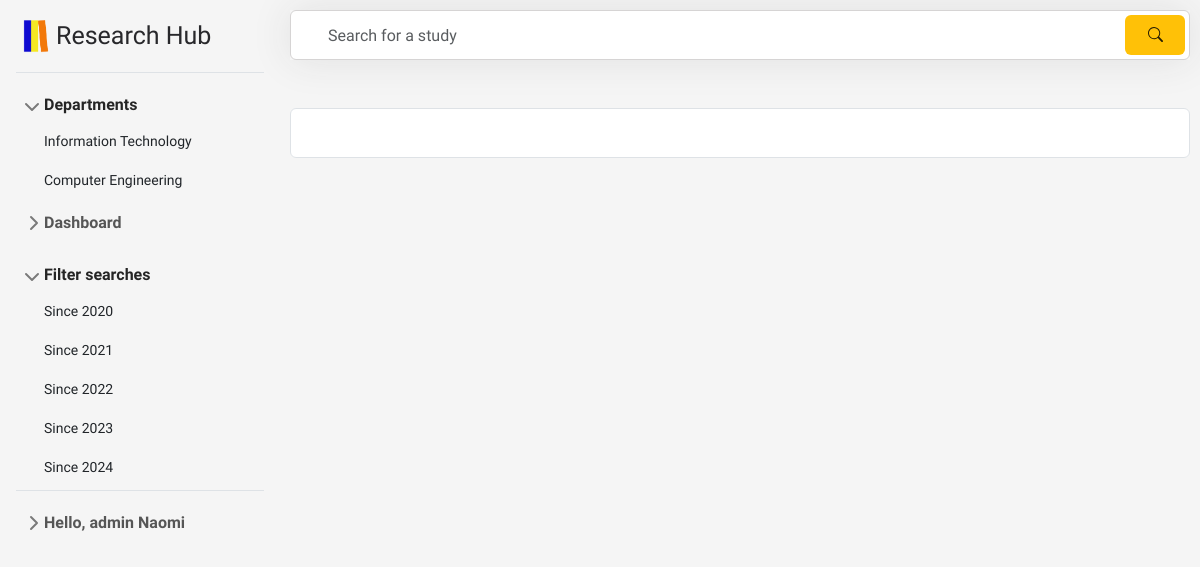
Page /f/admin/aDashboard.php (signed in) on the earlier database version.
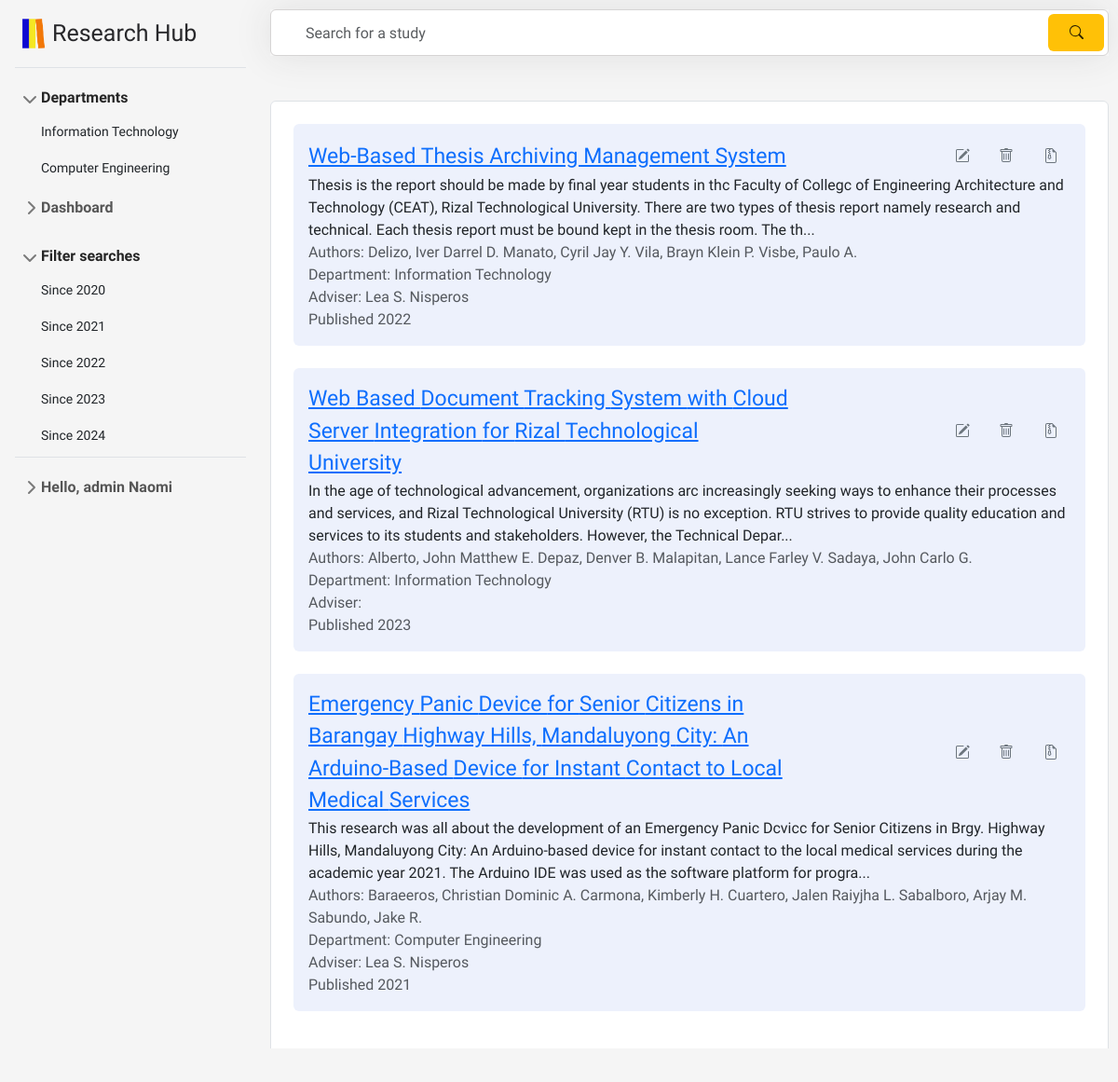
Same page on the later database version.
### tables this page shows
CREATE TABLE `studies` (
  `id` int(11) NOT NULL,
  `title` longtext NOT NULL,
  `authors` varchar(500) NOT NULL,
  `abstract` varchar(2000) NOT NULL,
  `year` varchar(5) NOT NULL,
  `adviser` varchar(30) NOT NULL,
  `dept` varchar(50) NOT NULL,
  `filename` varchar(255) NOT NULL,
  `keywords` longtext NOT NULL
);

### f/admin/aDashboard.php (the view, shortened to what this page needs)
<?php
    include '../includes/header.php';
    include '../includes/sidebarAdmin.php';
    echo "<link rel='stylesheet' type='text/css' href='../css/aDashStyle.css'>";
    echo "<link rel='stylesheet' type='text/css' href='../css/scrollbar.css'>";
    $pdo = new PDO("mysql:host=127.0.0.1; dbname=hub", "root", "");
    try {
        $stmt = $pdo->prepare("SELECT * FROM `studies`");
        $stmt->execute();
        $studies = $stmt->fetchAll(PDO::FETCH_ASSOC);
    } catch (PDOException $e) {
        echo $e->getMessage();
    }
    $studiesPerPage = 10;
    $currentPage = isset($_GET['page']) ? intval($_GET['page']) : 1;
    $offset = ($currentPage - 1) * $studiesPerPage;
    try {
        if (isset($_GET['search'])) {
            $search = '%' . $_GET['search'] . '%';
            $stmt = $pdo->prepare("SELECT * FROM `studies` WHERE title LIKE :search LIMIT :limit OFFSET :offset");
            $stmt->bindValue(':search', $search, PDO::PARAM_STR);
        } else {
            $stmt = $pdo->prepare("SELECT * FROM `studies` LIMIT :limit OFFSET :offset");
        }
        $stmt->bindParam(':limit', $studiesPerPage, PDO::PARAM_INT);
        $stmt->bindParam(':offset', $offset, PDO::PARAM_INT);
        $stmt->execute();
        $studies = $stmt->fetchAll(PDO::FETCH_ASSOC);
    } catch (PDOException $e) {
        echo $e->getMessage();
    }
?>
<div id="content">
    <form class="search" action="" method="GET">
        <input type="text" class="form-control" name="search" placeholder="Search for a study" value="<?php echo isset($_GET['search']) ? htmlspecialchars($_GET['search']) : ''; ?>">
        <button type="submit" class="btn btn-warning">
            <svg xmlns="http://www.w3.org/2000/svg" width="15" height="15" fill="currentColor" class="bi bi-search" viewBox="0 0 16 16">
                <path d="M11.742 10.344a6.5 6.5 0 1 0-1.397 1.398h-.001q.044.06.098.115l3.85 3.85a1 1 0 0 0 1.415-1.414l-3.85-3.85a1 1 0 0 0-.115-.1zM12 6.5a5.5 5.5 0 1 1-11 0 5.5 5.5 0 0 1 11 0"/>
            </svg>
        </button>
    </form>
<ul class="list-group mt-5 mb-5">
        <li class="list-group-item p-4">
                <?php foreach ($studies as $study): ?>
                <ul style="list-style-type: none;" class="p-3 rounded ulInside mb-4">
                <li class="list-group-item-title d-flex">
                <a href="../admin/display_dash.php?id=<?php echo $study['id']; ?>">
                    <?php $title = $study['title'];
                        if (strlen($title) > 50) {
                            $words = explode(' ', $title);
                            $new_title = '';
                            $line_length = 0;
                            foreach ($words as $word) {
                                if ($line_length + strlen($word) > 50) {
                                    $new_title .= '<br>' . $word . ' ';
                                    $line_length = strlen($word) + 1;
                                } else {
                                    $new_title .= $word . ' ';
                                    $line_length += strlen($word) + 1;
                                }
                            }
                            echo $new_title;
                        } else {
                            echo $title;
                        }
                    ?>
                </a>
                    <div class="ml-auto">
                        <button type="button" class="btn btn-link text-secondary" data-bs-toggle="modal" data-bs-target="#editModal_<?php echo $study['id']; ?>">
                        </button>
                        <button type="submit" class="btn btn-link text-secondary" name="delete" title="Delete" data-bs-toggle="modal" data-bs-target="#deleteModal_<?php echo $study['id']; ?>">
                        </button>
                        <button type="button" class="btn btn-link text-secondary" data-bs-toggle="modal" name="archive" title="Archive" data-bs-target="#archiveModal_<?php echo $study['id']; ?>">
                        </button>
                    </div>
                </li>
                <li><?php echo substr($study['abstract'], 0, 300) . "..."; ?></li>
                <li class="text-muted">Authors: <?php echo $study['authors']; ?></li>
                <li class="text-muted">Department: <?php echo $study['dept']; ?></li>
                <li class="text-muted">Adviser: <?php echo $study['adviser']; ?></li>
                <li class="text-muted">Published <?php echo $study['year']; ?></li>
                </ul>
                <?php endforeach; ?>
        </li>
    </ul>
</div>

### f/includes/header.php (shortened to what this page needs)
<!DOCTYPE html>
<html lang="en">
<head>
    <link href="https://cdn.jsdelivr.net/npm/bootstrap@5.3.2/dist/css/bootstrap.min.css" rel="stylesheet"
>
    <link rel="stylesheet" href="https://pyscript.net/releases/2024.1.1/core.css" />
</head>
<body>
</body>
</html>

### f/includes/sidebarAdmin.php (shortened to what this page needs)
<!DOCTYPE html>
<html lang="en">
<head>
</head>
<body>
    <div class="flex-shrink-0 p-3 dash" style="width: 280px; height: 100%;">
        <div class="d-flex align-items-center pb-3 mb-3 link-dark text-decoration-none border-bottom">
            <a href="../admin/aDashboard.php" style=" text-decoration: none;"><img src="../img/logo.png" alt="" style="width: 40px;"></a>
            <span style="font-size: 25px; color: #28282B;">Research Hub</span>
        </div>
        <ul class="list-unstyled ps-0">
            <li class="mb-1">
                <button class="btn btn-toggle align-items-center rounded collapsed" data-bs-toggle="collapse" data-bs-target="#home-collapse" aria-expanded="true">
                    Departments
                </button>
                <div class="collapse show" id="home-collapse">
                    <ul class="btn-toggle-nav list-unstyled fw-normal pb-1 small">
                        <li><a href="../admin/infotech.php" class="link-dark rounded">Information Technology</a></li>
                        <li><a href="../admin/comEng.php" class="link-dark rounded">Computer Engineering</a></li>
                    </ul>
                </div>
            </li>
            <li class="mb-1">
                <button class="btn btn-toggle align-items-center rounded collapsed" data-bs-toggle="collapse" data-bs-target="#dashboard-collapse" aria-expanded="false">
                    Dashboard
                </button>
            </li>
            <li class="">
                <button class="btn btn-toggle align-items-center rounded collapsed mt-3" data-bs-toggle="collapse" data-bs-target="#filter-collapse" aria-expanded="true">
                    Filter searches
                </button>
                <div class="collapse show" id="filter-collapse">
                    <ul class="btn-toggle-nav list-unstyled fw-normal pb-1 small">
                        <li><a href="../admin/filter.php?year=2020" class="link-dark rounded">Since 2020</a></li>
                        <li><a href="../admin/filter.php?year=2021" class="link-dark rounded">Since 2021</a></li>
                        <li><a href="../admin/filter.php?year=2022" class="link-dark rounded">Since 2022</a></li>
                        <li><a href="../admin/filter.php?year=2023" class="link-dark rounded">Since 2023</a></li>
                        <li><a href="../admin/filter.php?year=2024" class="link-dark rounded">Since 2024</a></li>
                    </ul>
                </div>
            </li>
            <li class="border-top">
                <button class="btn btn-toggle align-items-center rounded collapsed mt-3" data-bs-toggle="collapse" data-bs-target="#account-collapse" aria-expanded="false">
                    <?php echo "Hello, admin " . $_SESSION['fname']; ?>
                </button>
            </li>
        </ul>
    </div>
</body>
</html>

### f/css/aDashStyle.css (style rules this page uses)
body { min-height: 100vh; min-height: -webkit-fill-available; background-color: #F5F5F5; display: flex; margin: 0; overflow-y: auto; font-family: 'Nunito Sans', sans-serif; }
html { height: -webkit-fill-available; }
.bi { vertical-align: -.125em; pointer-events: none; fill: currentColor; }
.btn-toggle { display: inline-flex; align-items: center; padding: .25rem .5rem; font-weight: 600; color: rgba(0, 0, 0, .65); background-color: transparent; border: 0; }
.dash { width: 280px; min-height: 100vh; overflow-y: auto; background-color: #F5F5F5; position: fixed; top: 0; left: 0; bottom: 0; }
.btn-toggle::before { width: 1.25em; line-height: 0; transition: transform .35s ease; transform-origin: .5em 50%; }
.btn-toggle[aria-expanded="true"] { color: rgba(0, 0, 0, .85); }
.btn-toggle[aria-expanded="true"]::before { transform: rotate(90deg); }
.btn-toggle-nav a { display: inline-flex; padding: .1875rem .5rem; margin-top: .125rem; margin-left: 1.25rem; text-decoration: none; }
.btn-toggle-nav a { display: block; padding: 8px; text-decoration: none; color: #000000; }
#content { margin-left: 280px; flex-grow: 1; padding: 10px; }
.list-group-item-title { font-size: 23px; display: flex; justify-content: space-between; align-items: center; }
.list-group-item-title button { margin-left: auto; }
.ulInside { background-color: #EDF1FC; }
.search { position: relative; box-shadow: 0 0 40px rgba(51, 51, 51, .1); }
.search input { height: 50px; text-indent: 25px; border: 1px solid #d6d4d4; }
.search button { position: absolute; top: 5px; right: 5px; height: 40px; width: 60px; border: none; color: rgba(0, 0, 0, .85); }

Differences in the rows shown:
added studies: title "Web-Based Thesis Archiving Management System", abstract "Thesis is the report should be made by final year students in thc Faculty of Collegc of Engineering Architecture and Technology (CEAT), Rizal Technological University. There are two types of thesis report namely research and technical. Each thesis report must be bound kept in the thesis room. The th", authors "Delizo, Iver Darrel D. Manato, Cyril Jay Y. Vila, Brayn Klein P. Visbe, Paulo A.", dept "Information Technology", adviser "Lea S. Nisperos", year "2022"
added studies: title "Web", title "Based", title "Document", title "Tracking", title "System", title "with", title "Cloud", title "Server", title "Integration", title "for", title "Rizal", title "Technological", title "University", abstract "In the age of technological advancement, organizations arc increasingly seeking ways to enhance their processes and services, and Rizal Technological University (RTU) is no exception. RTU strives to provide quality education and services to its students and stakeholders. However, the Technical Depar", authors "Alberto, John Matthew E. Depaz, Denver B. Malapitan, Lance Farley V. Sadaya, John Carlo G.", dept "Information Technology", year "2023"
added studies: title "Emergency", title "Panic", title "Device", title "for", title "Senior", title "Citizens", title "in", title "Barangay", title "Highway", title "Hills,", title "Mandaluyong", title "City:", title "An", title "Arduino-Based", title "Instant", title "Contact", title "to", title "Local", title "Medical", title "Services", abstract "This research was all about the development of an Emergency Panic Dcvicc for Senior Citizens in Brgy. Highway Hills, Mandaluyong City: An Arduino-based device for instant contact to the local medical services during the academic year 2021. The Arduino IDE was used as the software platform for progra", authors "Baraeeros, Christian Dominic A. Carmona, Kimberly H. Cuartero, Jalen Raiyjha L. Sabalboro, Arjay M. Sabundo, Jake R.", dept "Computer Engineering", adviser "Lea S. Nisperos", year "2021"
